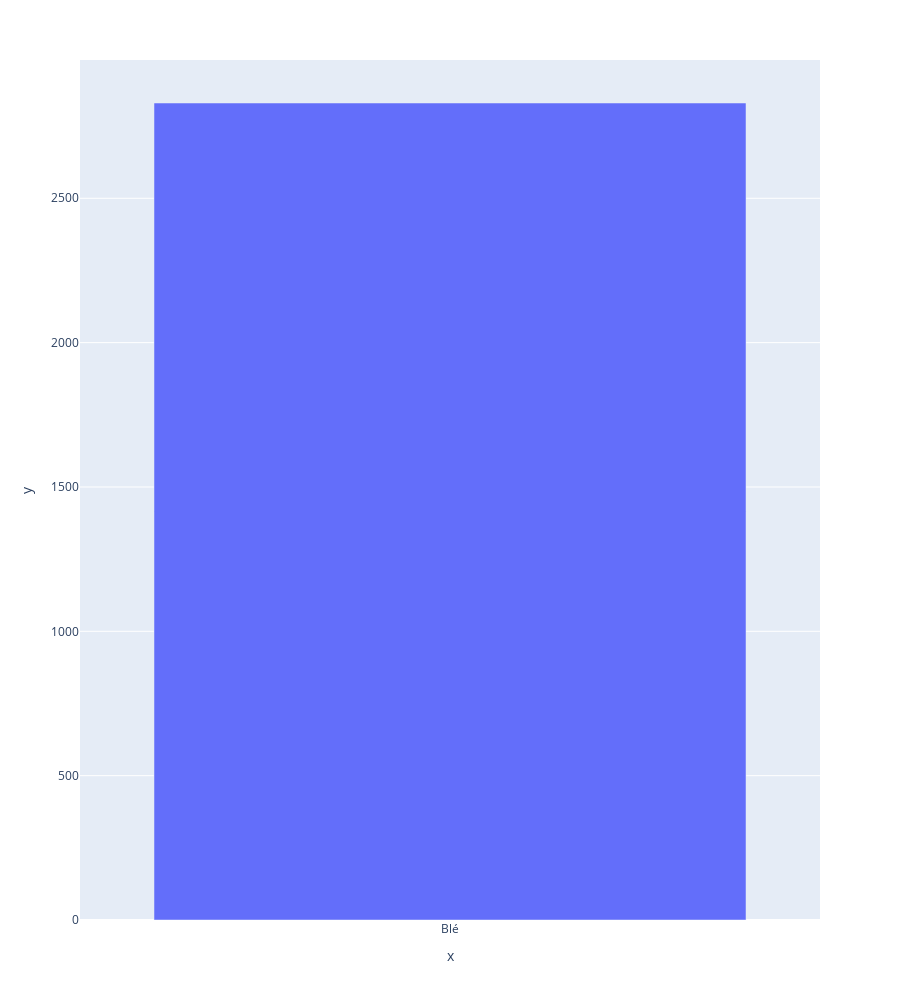

Source (notebook cell):
### Markdown cell above
#### Question 5 : Aliments les plus caloriques et protéiques
En considérant les aliments végétaux et animaux, citez 5 aliments parmi les 20 aliments les plus caloriques, en utilisant le ratio énergie/poids. Citez 5 aliments parmi les 20 aliments les plus riches en protéines.

### Code cell
df=df_cal_g[["Produit", "cal_g"]]
df=df.groupby(["Produit"]).quantile(0.5)

df = df.reset_index()

df.sort_values(by='cal_g', ascending=False, inplace=True )
fig = px.bar(x=df.head(20).Produit,y=df.head(20).cal_g,height=1000)
fig.show()
df.head(5)

### Figure 1 — Plotly figure (JSON) as saved in the notebook; plotly's stock layout.template omitted (floating-point values rounded to 4 significant figures)
{"data": [{"alignmentgroup": "True", "hovertemplate": "x=%{x}<br>y=%{y}<extra></extra>", "legendgroup": "", "marker": {"color": "#636efa", "pattern": {"shape": ""}}, "name": "", "offsetgroup": "", "orientation": "v", "showlegend": false, "textposition": "auto", "type": "bar", "x": ["Blé"], "xaxis": "x", "y": [2830.0], "yaxis": "y"}], "layout": {"barmode": "relative", "height": 1000, "legend": {"tracegroupgap": 0}, "margin": {"t": 60}, "xaxis": {"anchor": "y", "domain": [0, 1], "title": {"text": "x"}}, "yaxis": {"anchor": "x", "domain": [0, 1], "title": {"text": "y"}}}}
